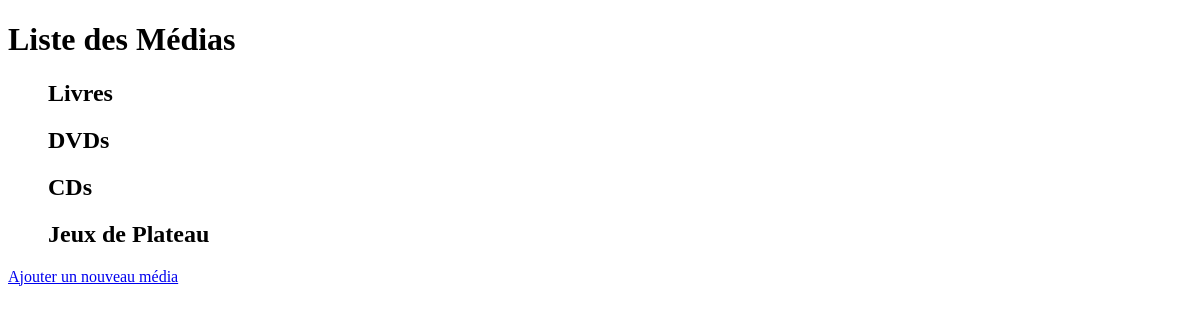
The page /bibliothecaire/medias/ on the database as committed earlier.
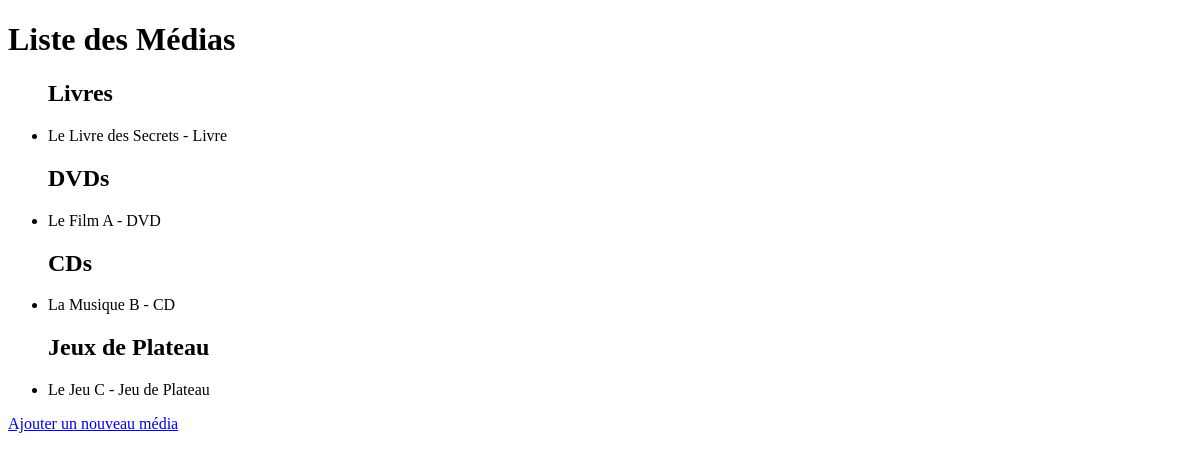
The same page on the database as committed later.
### bibliothecaire/models.py (models this page shows)
class Media(models.Model):
    MEDIA_CHOICES = (
        ('Livre', 'Livre'),
        ('DVD', 'DVD'),
        ('CD', 'CD'),
        ('Jeu de Plateau', 'Jeu de Plateau'),
    )
    type_media = models.CharField(max_length=20, choices=MEDIA_CHOICES)
    name = models.CharField(max_length=255)
    date_emprunt = models.DateField(blank=True, null=True)
    disponible = models.BooleanField(default=True)

### bibliothecaire/views.py (the view)
# urls.py: path('medias/', views.liste_medias, name='liste_medias'),
def liste_medias(request):
    livres = Media.objects.filter(type_media='Livre')
    dvds = Media.objects.filter(type_media='DVD')
    cds = Media.objects.filter(type_media='CD')
    jeux_de_plateau = Media.objects.filter(type_media='Jeu de Plateau')
    return render(request, 'bibliothecaire/liste_medias.html', {
        'livres': livres,
        'dvds': dvds,
        'cds': cds,
        'jeux_de_plateau': jeux_de_plateau
    })

### bibliothecaire/templates/bibliothecaire/liste_medias.html (shortened to what this page needs)
<!DOCTYPE html>
<html>
<head>
</head>
<body>
    <h1>Liste des Médias</h1>
    <ul>
        <h2>Livres</h2>
        {% for livre in livres %}
            <li>{{ livre.name }} - {{ livre.type_media }}</li>
        {% endfor %}
        <h2>DVDs</h2>
        {% for dvd in dvds %}
            <li>{{ dvd.name }} - {{ dvd.type_media }}</li>
        {% endfor %}
        <h2>CDs</h2>
        {% for cd in cds %}
            <li>{{ cd.name }} - {{ cd.type_media }}</li>
        {% endfor %}
        <h2>Jeux de Plateau</h2>
        {% for jeu in jeux_de_plateau %}
            <li>{{ jeu.name }} - {{ jeu.type_media }}</li>
        {% endfor %}
    </ul>
    <a href="{% url 'ajouter_media' %}">Ajouter un nouveau média</a>
</body>
</html>

Rows that differ between the two databases and show on the page:
added Media: name "Le Livre des Secrets", type_media "Livre", shown under "Livres"
added Media: name "Le Film A", type_media "DVD", shown under "DVDs"
added Media: name "La Musique B", type_media "CD", shown under "CDs"
added Media: name "Le Jeu C", type_media "Jeu de Plateau", shown under "Jeux de Plateau"
